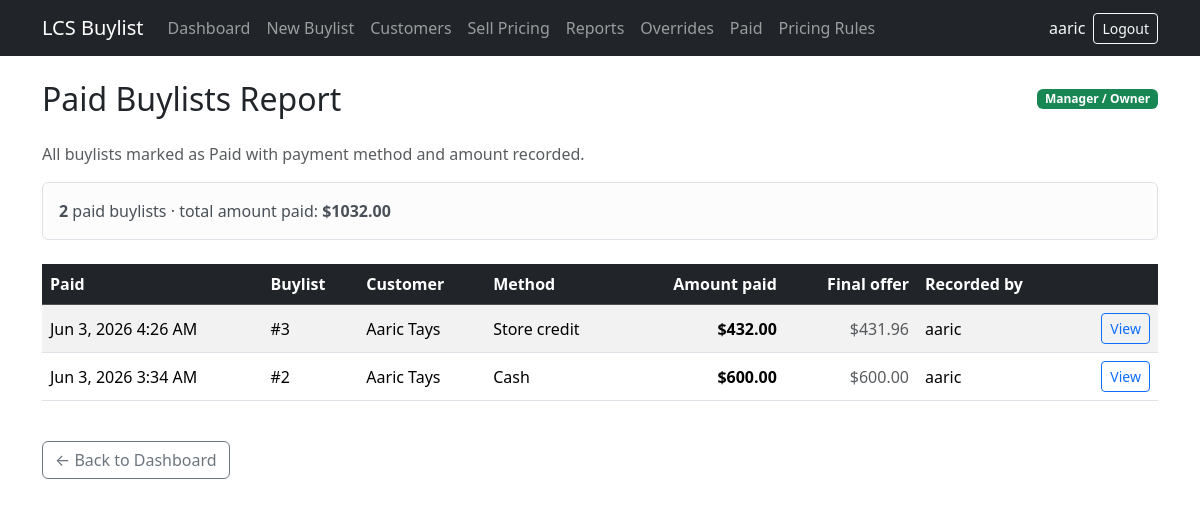
Page /reports/paid/ (signed in) on the earlier database version.
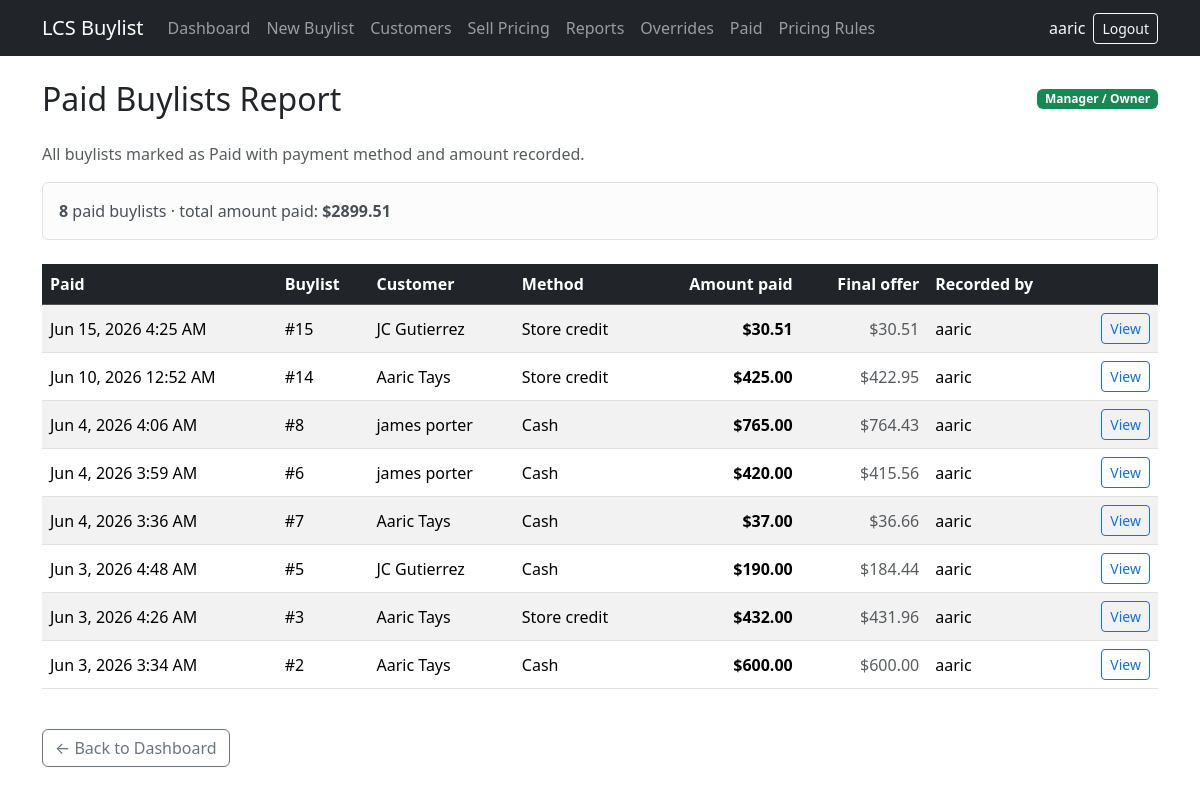
Same page on the later database version.
### buylists/models.py (models this page shows, shortened)
class Buylist(models.Model):
    STATUS_DRAFT = 'draft'
    STATUS_WAITING = 'waiting'
    STATUS_ACCEPTED = 'accepted'
    STATUS_REJECTED = 'rejected'
    STATUS_PAID = 'paid'
    STATUS_CHOICES = [
        (STATUS_DRAFT, 'Draft'),
        (STATUS_WAITING, 'Waiting'),
        (STATUS_ACCEPTED, 'Accepted'),
        (STATUS_REJECTED, 'Rejected'),
        (STATUS_PAID, 'Paid'),
    ]
    TERMINAL_STATUSES = {
        STATUS_ACCEPTED,
        STATUS_REJECTED,
        STATUS_PAID,
    }
    PAYMENT_CASH = 'cash'
    PAYMENT_TRADE = 'trade'
    PAYMENT_CHOICES = [
        ('', 'Not selected'),
        (PAYMENT_CASH, 'Cash (60%)'),
        (PAYMENT_TRADE, 'Trade credit (70%)'),
    ]
    customer = models.ForeignKey(
        Customer,
        on_delete=models.CASCADE,
        related_name='buylists',
    )
    created_by = models.ForeignKey(
        settings.AUTH_USER_MODEL,
        on_delete=models.SET_NULL,
        null=True,
        blank=True,
        related_name='buylists_created',
    )
    status = models.CharField(
        max_length=20,
        choices=STATUS_CHOICES,
        default=STATUS_DRAFT,
    )
    payment_choice = models.CharField(
        max_length=10,
        choices=PAYMENT_CHOICES,
        blank=True,
        default='',
    )
    PAYMENT_METHOD_CASH = 'cash'
    PAYMENT_METHOD_STORE_CREDIT = 'store_credit'
    PAYMENT_METHOD_TRADE = 'trade'
    PAYMENT_METHOD_MIXED = 'mixed'
    PAYMENT_METHOD_CHOICES = [
        ('', 'Not paid yet'),
        (PAYMENT_METHOD_CASH, 'Cash'),
        (PAYMENT_METHOD_STORE_CREDIT, 'Store credit'),
        (PAYMENT_METHOD_TRADE, 'Trade'),
        (PAYMENT_METHOD_MIXED, 'Mixed'),
    ]
    payment_method = models.CharField(
        max_length=20,
        choices=PAYMENT_METHOD_CHOICES,
        blank=True,
        default='',
    )
    amount_paid = models.DecimalField(
        max_digits=10,
        decimal_places=2,
        null=True,
        blank=True,
    )
    paid_at = models.DateTimeField(null=True, blank=True)
    paid_by = models.ForeignKey(
        settings.AUTH_USER_MODEL,
        on_delete=models.SET_NULL,
        null=True,
        blank=True,
        related_name='buylists_paid',
    )
    completed_by = models.ForeignKey(
        settings.AUTH_USER_MODEL,
        on_delete=models.SET_NULL,
        null=True,
        blank=True,
        related_name='buylists_completed',
    )
    completed_at = models.DateTimeField(null=True, blank=True)
    unlock_reason = models.TextField(blank=True)
    unlocked_by = models.ForeignKey(
        settings.AUTH_USER_MODEL,
        on_delete=models.SET_NULL,
        null=True,
        blank=True,
        related_name='buylists_unlocked',
    )
    unlocked_at = models.DateTimeField(null=True, blank=True)
    created_at = models.DateTimeField(auto_now_add=True)
    updated_at = models.DateTimeField(auto_now=True)
    class Meta:
        ordering = ['-updated_at']
    @property
    def total_final_offer_value(self):
        return round_money(sum(item.final_offer_price for item in self.items.all()))

class Customer(models.Model):
    name = models.CharField(max_length=200)
    phone = models.CharField(max_length=50, blank=True)
    email = models.EmailField(blank=True)
    notes = models.TextField(blank=True)
    class Meta:
        ordering = ['name']

class BuylistItem(models.Model):
    CONDITION_NM = 'NM'
    CONDITION_LP = 'LP'
    CONDITION_MP = 'MP'
    CONDITION_HP = 'HP'
    CONDITION_DMG = 'DMG'
    CONDITION_SEALED = 'SLD'
    CONDITION_CHOICES = [
        (CONDITION_NM, 'Near Mint (NM)'),
        (CONDITION_LP, 'Lightly Played (LP)'),
        (CONDITION_MP, 'Moderately Played (MP)'),
        (CONDITION_HP, 'Heavily Played (HP)'),
        (CONDITION_DMG, 'Damaged (DMG)'),
        (CONDITION_SEALED, 'Sealed'),
    ]
    SINGLES_CONDITION_CHOICES = [
        (CONDITION_NM, 'Near Mint (NM)'),
        (CONDITION_LP, 'Lightly Played (LP)'),
        (CONDITION_MP, 'Moderately Played (MP)'),
        (CONDITION_HP, 'Heavily Played (HP)'),
        (CONDITION_DMG, 'Damaged (DMG)'),
    ]
    CONDITION_DEFAULTS = {
        CONDITION_NM: Decimal('1.00'),
        CONDITION_LP: Decimal('0.90'),
        CONDITION_MP: Decimal('0.75'),
        CONDITION_HP: Decimal('0.60'),
        CONDITION_DMG: Decimal('0.40'),
        CONDITION_SEALED: Decimal('1.00'),
    }
    CASH_OFFER_PERCENT = Decimal('0.60')
    TRADE_OFFER_PERCENT = Decimal('0.70')
    buylist = models.ForeignKey(
        Buylist,
        on_delete=models.CASCADE,
        related_name='items',
    )
    card_name = models.CharField(max_length=200)
    set_name = models.CharField(max_length=200, blank=True)
    quantity = models.PositiveIntegerField(default=1)
    condition = models.CharField(
        max_length=3,
        choices=CONDITION_CHOICES,
        default=CONDITION_NM,
    )
    market_price = models.DecimalField(max_digits=10, decimal_places=2)
    condition_percent = models.DecimalField(max_digits=4, decimal_places=2)
    cash_offer_price = models.DecimalField(
        max_digits=10,
        decimal_places=2,
        editable=False,
    )
    trade_offer_price = models.DecimalField(
        max_digits=10,
        decimal_places=2,
        editable=False,
    )
    recommended_offer_price = models.DecimalField(
        max_digits=10,
        decimal_places=2,
        editable=False,
    )
    final_offer_price = models.DecimalField(max_digits=10, decimal_places=2)
    override_reason = models.TextField(blank=True)
    override_recommended_price = models.DecimalField(
        max_digits=10,
        decimal_places=2,
        null=True,
        blank=True,
        editable=False,
        help_text='Recommended offer at the time of override.',
    )
    override_final_price = models.DecimalField(
        max_digits=10,
        decimal_places=2,
        null=True,
        blank=True,
        editable=False,
        help_text='Final offer recorded at the time of override.',
    )
    override_by = models.ForeignKey(
        settings.AUTH_USER_MODEL,
        on_delete=models.SET_NULL,
        null=True,
        blank=True,
        related_name='offer_overrides',
    )
    override_at = models.DateTimeField(null=True, blank=True)
    notes = models.TextField(blank=True)
    class Meta:
        ordering = ['card_name']

### buylists/views.py (the view)
# urls.py: path('reports/paid/', views.paid_report, name='paid_report'),
@manager_or_owner_required
def paid_report(request):
    paid_buylists = (
        Buylist.objects.filter(status=Buylist.STATUS_PAID)
        .select_related('customer', 'paid_by')
        .prefetch_related('items')
        .order_by('-paid_at')
    )
    total_paid = round_money(
        sum(b.amount_paid for b in paid_buylists if b.amount_paid is not None)
    )
    return render(request, 'buylists/paid_report.html', {
        'paid_buylists': paid_buylists,
        'total_paid': total_paid,
    })

### buylists/context_processors.py (called while the page is built)
def nav_permissions(request):
    user = request.user
    return {
        'nav_is_authenticated': user.is_authenticated,
        'nav_username': user.get_username() if user.is_authenticated else '',
        'nav_is_owner': user_is_owner(user),
        'nav_is_manager_or_owner': user_is_manager_or_owner(user),
        'nav_can_view_reports': user.is_authenticated,
        'nav_can_view_override_report': user_is_manager_or_owner(user),
        'nav_can_view_paid_report': user_is_manager_or_owner(user),
    }

### buylists/models.py (called while the page is built)
def round_money(amount):
    return Decimal(amount).quantize(MONEY_PRECISION)

### buylists/permissions.py (called while the page is built)
def user_is_owner(user):
    if not user.is_authenticated:
        return False
    return user.is_superuser or GROUP_OWNER in user_group_names(user)

def user_is_manager_or_owner(user):
    if not user.is_authenticated:
        return False
    if user_is_owner(user):
        return True
    return GROUP_MANAGER in user_group_names(user)

### buylists/templates/buylists/paid_report.html (shortened to what this page needs)
{% extends "buylists/base.html" %}
{% block content %}
<div class="d-flex justify-content-between align-items-center mb-4">
    <h1 class="h2 mb-0">Paid Buylists Report</h1>
    <span class="badge bg-success">Manager / Owner</span>
</div>
<p class="text-muted">All buylists marked as Paid with payment method and amount recorded.</p>
{% if paid_buylists %}
<div class="alert alert-light border mb-4">
    <strong>{{ paid_buylists|length }}</strong> paid buylist{{ paid_buylists|length|pluralize }}
    · total amount paid: <strong>${{ total_paid|floatformat:2 }}</strong>
</div>
<div class="table-responsive">
    <table class="table table-striped table-hover align-middle">
        <thead class="table-dark">
            <tr>
                <th>Paid</th>
                <th>Buylist</th>
                <th>Customer</th>
                <th>Method</th>
                <th class="text-end">Amount paid</th>
                <th class="text-end">Final offer</th>
                <th>Recorded by</th>
                <th></th>
            </tr>
        </thead>
        <tbody>
            {% for buylist in paid_buylists %}
            <tr>
                <td class="text-nowrap">{{ buylist.paid_at|date:"M j, Y g:i A" }}</td>
                <td>#{{ buylist.pk }}</td>
                <td>{{ buylist.customer.name }}</td>
                <td>{{ buylist.get_payment_method_display }}</td>
                <td class="text-end fw-semibold">${{ buylist.amount_paid|floatformat:2 }}</td>
                <td class="text-end text-muted">${{ buylist.total_final_offer_value|floatformat:2 }}</td>
                <td>{{ buylist.paid_by.username|default:"—" }}</td>
                <td class="text-end">
                    <a href="{% url 'buylists:buylist_detail' pk=buylist.pk %}" class="btn btn-sm btn-outline-primary">View</a>
                </td>
            </tr>
            {% endfor %}
        </tbody>
    </table>
</div>
{% else %}
<div class="alert alert-info">No paid buylists yet.</div>
{% endif %}
<p class="mt-4">
    <a href="{% url 'buylists:dashboard' %}" class="btn btn-outline-secondary">← Back to Dashboard</a>
</p>
{% endblock %}

Differences in the rows shown:
added Buylist: paid_at "Jun 15, 2026 4:25 AM", pk "15", customer.name "JC Gutierrez", payment_method "Store credit", amount_paid "30.51", total_final_offer_value "30.51", paid_by.username "aaric"
added Buylist: paid_at "Jun 10, 2026 12:52 AM", pk "14", customer.name "Aaric Tays", payment_method "Store credit", amount_paid "425.00", total_final_offer_value "422.95", paid_by.username "aaric"
added Buylist: paid_at "Jun 4, 2026 4:06 AM", pk "8", customer.name "james porter", payment_method "Cash", amount_paid "765.00", total_final_offer_value "764.43", paid_by.username "aaric"
added Buylist: paid_at "Jun 4, 2026 3:59 AM", pk "6", customer.name "james porter", payment_method "Cash", amount_paid "420.00", total_final_offer_value "415.56", paid_by.username "aaric"
added Buylist: paid_at "Jun 4, 2026 3:36 AM", pk "7", customer.name "Aaric Tays", payment_method "Cash", amount_paid "37.00", total_final_offer_value "36.66", paid_by.username "aaric"
added Buylist: paid_at "Jun 3, 2026 4:48 AM", pk "5", customer.name "JC Gutierrez", payment_method "Cash", amount_paid "190.00", total_final_offer_value "184.44", paid_by.username "aaric"
Other differences:
{{ paid_buylists|length }}: "2" → "8"
{{ total_paid|floatformat:2 }}: "1032.00" → "2899.51"
